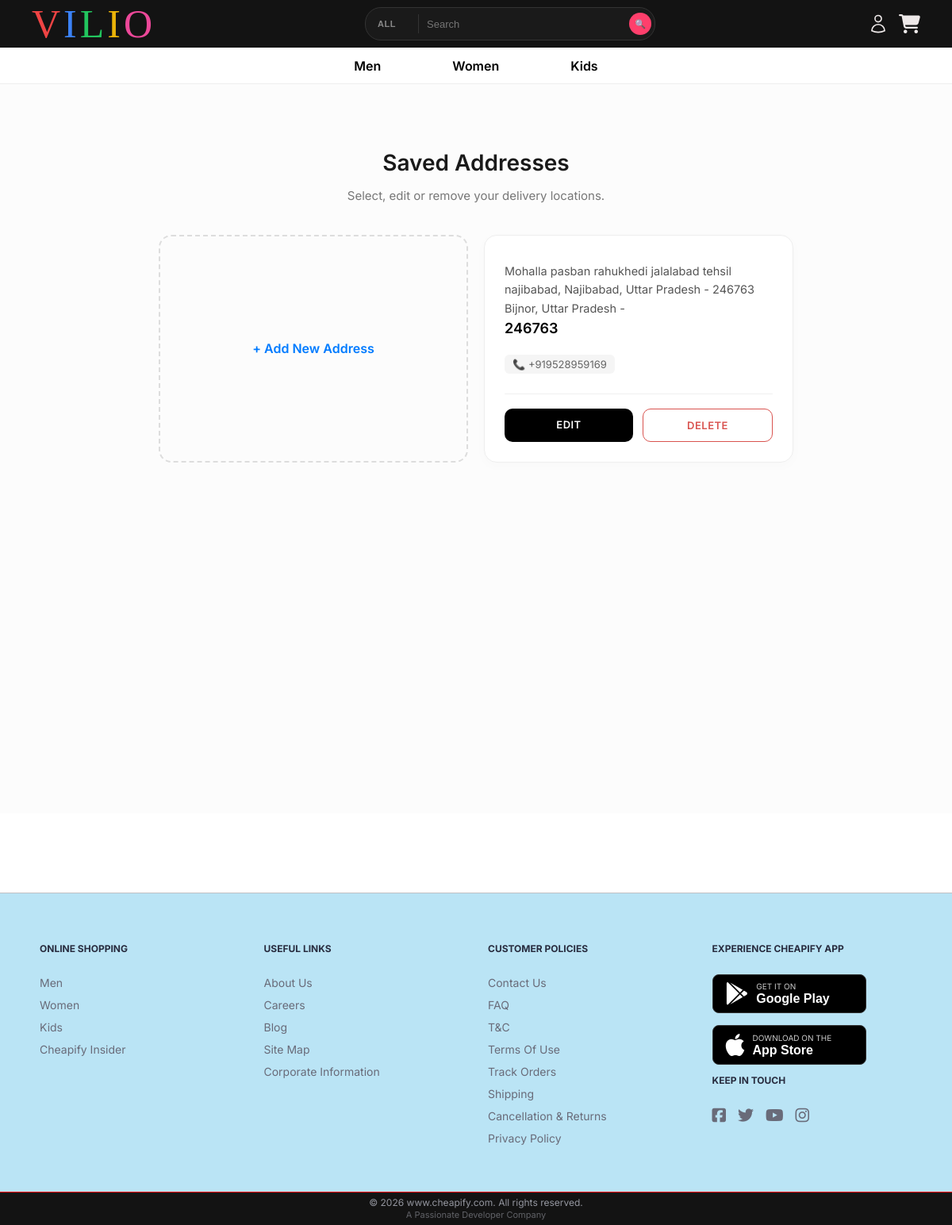
The app's page /my-addresses/ (signed in), older data.
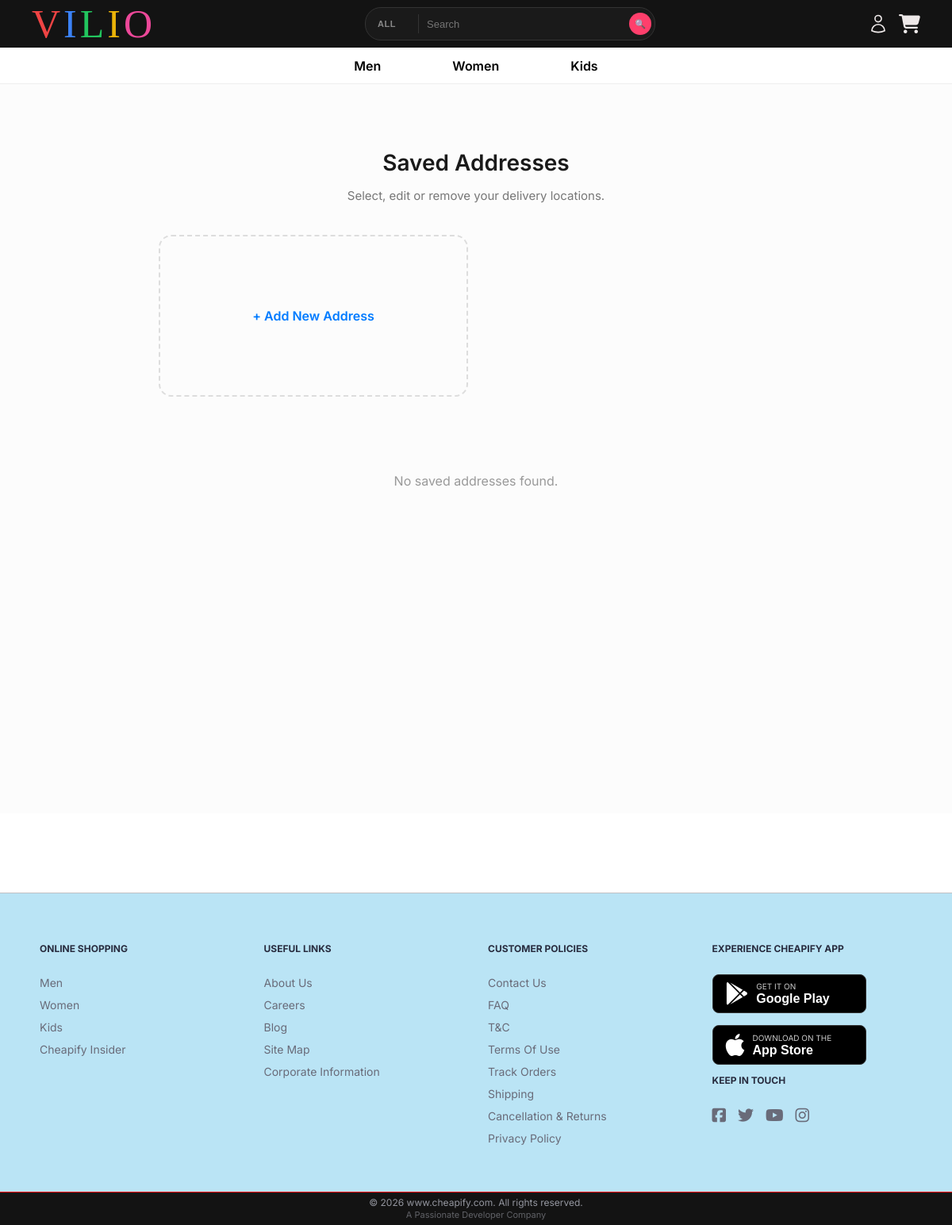
The same page, newer data.
### app1/models.py (models this page shows, shortened)
class Address(models.Model):
    user = models.ForeignKey(User, on_delete=models.CASCADE)
    first_name = models.CharField(max_length=50, default="") # Naya
    last_name = models.CharField(max_length=50, default="")  # Naya
    mobile = models.CharField(max_length=15)
    address = models.TextField() # Street Address
    address_2 = models.CharField(max_length=255, blank=True, null=True) # Naya (Apartment/Suite)
    city = models.CharField(max_length=50)
    state = models.CharField(max_length=50)
    pincode = models.CharField(max_length=10)

### app1/views.py (the view)
# urls.py: path('my-addresses/', my_addresses, name='my_addresses'),
@login_required
def my_addresses(request):
    addresses = Address.objects.filter(user=request.user)
    return render(request, 'my_addresses.html', {'addresses': addresses})

### app1/context_processors.py (called while the page is built)
def cart_count_processor(request):
    count = 0
    if request.user.is_authenticated:
        cart = Cart.objects.filter(user=request.user).first()
        if cart:
            count = sum(item.quantity for item in cart.items.all())
    else:
        session_cart = request.session.get('cart', {})
        count = sum(session_cart.values()) if isinstance(session_cart, dict) else 0
    return {'global_cart_count': count}

### app1/templates/my_addresses.html (shortened to what this page needs)
{% extends 'base.html' %}
{% block content %}
<div class="address-page-wrapper">
    <div class="address-container-inner">
        <div class="address-header">
            <h2>Saved Addresses</h2>
            <p>Select, edit or remove your delivery locations.</p>
        </div>
        <div class="addr-grid">
            <a href="{% url 'add_address' %}" class="add-new-card">
                <span>+ Add New Address</span>
            </a>
            {% for a in addresses %}
            <div class="addr-box">
                <div class="addr-details">
                    <p>
                        {{ a.address }}<br>
                        {{ a.city }}, {{ a.state }} - <strong>{{ a.pincode }}</strong>
                    </p>
                    <span class="phone-badge">📞 {{ a.mobile }}</span>
                </div>
                <div class="addr-actions">
                    <a href="{% url 'edit_address' a.id %}" class="btn-action edit-btn">Edit</a>
                    <a href="{% url 'delete_address' a.id %}"
                       class="btn-action delete-btn"
                       onclick="return confirm('Bhai, ye address delete kar dein?')">Delete</a>
                </div>
            </div>
            {% endfor %}
        </div>
        {% if not addresses %}
        <div class="empty-state">
            <p style="color: #999;">No saved addresses found.</p>
        </div>
        {% endif %}
    </div>
</div>
{% endblock %}

Row changes from the older to the newer data that the page shows:
removed Address: address "Mohalla pasban rahukhedi jalalabad tehsil najibabad, Najibabad, Uttar Pradesh - 246763", city "Bijnor", state "Uttar Pradesh", pincode "246763", mobile "+919528959169"
Text that changed along with them:
text now shown: "No saved addresses found."
